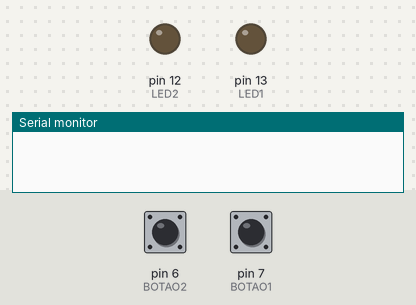
Bench run of a sketch on a simulated Arduino Uno, built with avr-gcc and run on an emulated ATmega328P. Parts: output pins drawn as LEDs (lit = HIGH), the last lines printed to the serial monitor. The test bench sets the inputs (shaded band); at power-on: pin 6 (BOTAO2) LOW, pin 7 (BOTAO1) LOW.

Above: at 1.2 s.
1.3 s: pin 6 (BOTAO2) pulled HIGH for 0.15 s
At 1.37 s:
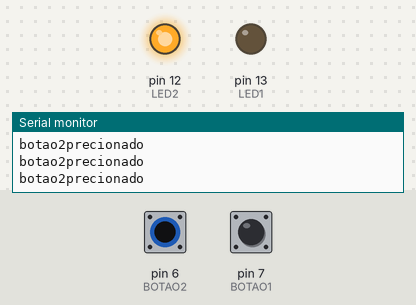
2.9 s: pin 6 (BOTAO2) pulled HIGH for 3.2 s
At 7.3 s:
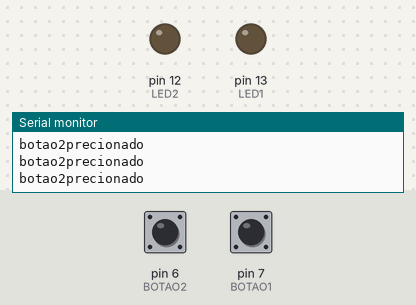
7.6 s: pin 7 (BOTAO1) pulled HIGH for 3.2 s
At 8.2 s:
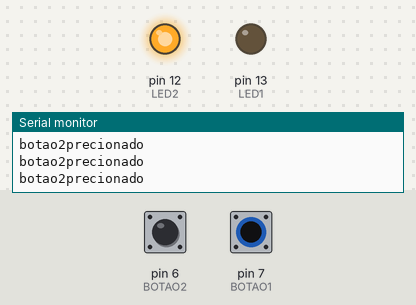
12.3 s: pin 6 (BOTAO2) driven HIGH and pin 7 (BOTAO1) driven HIGH
At 13.0 s:
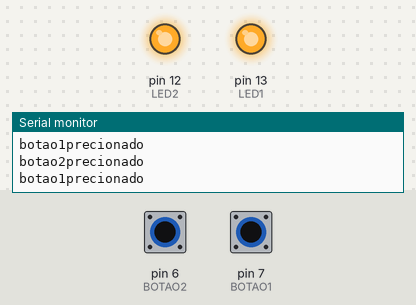
Timing chart, 0 to 14.8 s (numbered marks = the images above; inputs shaded):
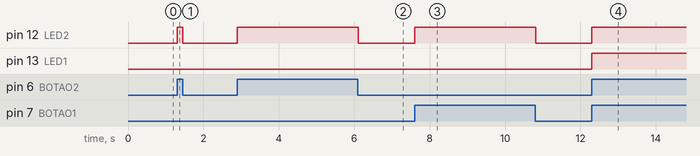

The sketch:

botoes.ino
```cpp
// Definições GLOBAIS
// Todas as definições feitas aqui (fora do ESCOPO de qualquer função) será global - visível por TODAS as funções
const byte LED1 = 13;
const byte LED2 = 12;
const byte BOTAO1 = 7;
const byte BOTAO2 = 6;

bool button1State;
bool button2State;


void setup() {
    Serial.begin(9600);
    pinMode(LED1, OUTPUT);
    pinMode(LED2, OUTPUT);
    pinMode(BOTAO1, INPUT);
    pinMode(BOTAO2, INPUT);
}

void loop() {

    button1State = digitalRead(BOTAO1);
    button2State = digitalRead(BOTAO2);

    if (button1State == 1 && button2State == 1) {
        Serial.println("botao1precionado");
        digitalWrite(LED1, HIGH);
    } else {
        digitalWrite(LED1, LOW);
    }

    if (button1State == 1 || button2State == 1) {
        Serial.println("botao2precionado");
        digitalWrite(LED2, HIGH);
    } else {
        digitalWrite(LED2, LOW);
    }
}
```

Measured:
- after the input at 1.3 s, pin 12 (LED2): LOW → HIGH at once, → LOW 0.16 s later
- after the input at 2.9 s, pin 12 (LED2): LOW → HIGH at once, → LOW 3.2 s later
- after the input at 7.6 s, pin 12 (LED2): LOW → HIGH at once, → LOW 3.2 s later
- after the input at 12.3 s, pin 12 (LED2), pin 13 (LED1): LOW → HIGH at once
